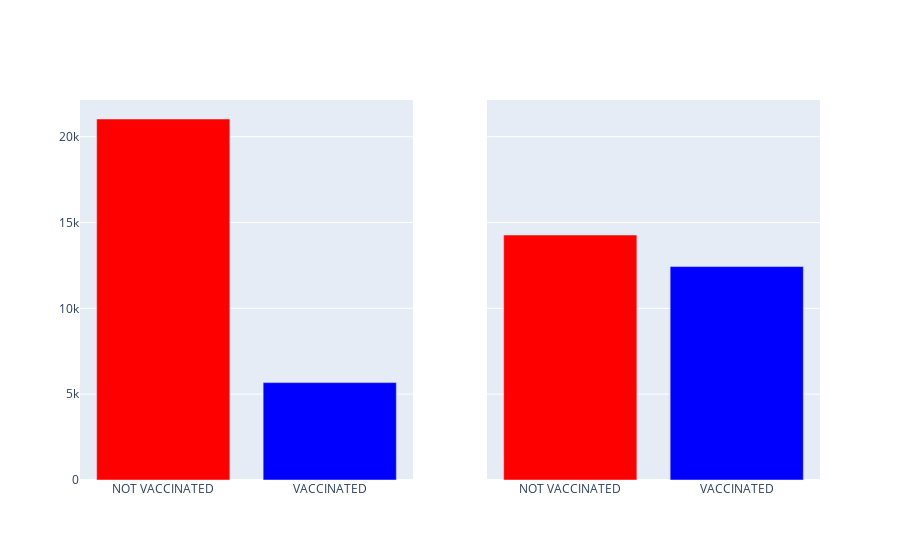

Notebook code cell kept with this figure:
### Code cell
# Creating plots for the distribution of our target variables 

fig = go.Figure()


fig = make_subplots(rows=1, cols=2, shared_yaxes=True)

fig.add_trace(go.Bar(x=data1.h1n1_vaccine, y = data1["count"], marker_color=["red","blue"]
                    ),
              1, 1) #marker=dict(color=["h1n1_vaccine"], coloraxis="coloraxis") color="h1n1_vaccine"


fig.add_trace(go.Bar(x=data2.seasonal_vaccine, y = data2["count"], marker_color=["red","blue"]
                    ),
              1, 2) # marker=dict(color=["seasonal_vaccine"], coloraxis="coloraxis") , color="seasonal_vaccine"


fig.update_layout(
    xaxis1 = dict(
        tickmode = 'array',
        tickvals = [0,1],
        ticktext = ['NOT VACCINATED', 'VACCINATED']
    ),
     xaxis2 = dict(
        tickmode = 'array',
        tickvals = [0,1],
        ticktext = ['NOT VACCINATED', 'VACCINATED']
    ),

)

#fig.update_xaxes(title='Concern of H1N1', ticktext=[''])
fig.update_layout(coloraxis=dict(colorscale='Bluered_r'), showlegend=False )
fig.show()

### Figure 1 — Plotly figure (JSON) as saved in the notebook; plotly's stock layout.template omitted (floating-point values rounded to 4 significant figures)
{"data": [{"marker": {"color": ["red", "blue"]}, "type": "bar", "x": [0, 1], "xaxis": "x", "y": [21033, 5674], "yaxis": "y"}, {"marker": {"color": ["red", "blue"]}, "type": "bar", "x": [0, 1], "xaxis": "x2", "y": [14272, 12435], "yaxis": "y2"}], "layout": {"coloraxis": {"colorscale": [[0, "rgb(255,0,0)"], [1, "rgb(0,0,255)"]]}, "showlegend": false, "xaxis": {"anchor": "y", "domain": [0, 0.45], "tickmode": "array", "ticktext": ["NOT VACCINATED", "VACCINATED"], "tickvals": [0, 1]}, "xaxis2": {"anchor": "y2", "domain": [0.55, 1], "tickmode": "array", "ticktext": ["NOT VACCINATED", "VACCINATED"], "tickvals": [0, 1]}, "yaxis": {"anchor": "x", "domain": [0, 1]}, "yaxis2": {"anchor": "x2", "domain": [0, 1], "matches": "y", "showticklabels": false}}}
